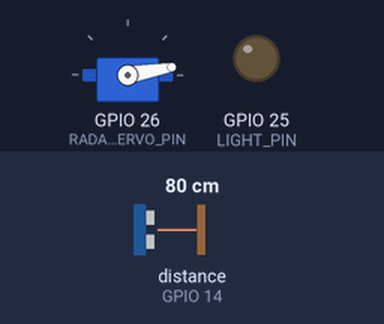
Bench run of a sketch on a simulated ESP32. Shown: servo, output pins drawn as LEDs (lit = HIGH). Wiring (inferred from the names in the program): ultrasonic range finder: trigger GPIO 27; echo GPIO 14. The test bench sets the inputs (shaded band); at power-on: distance to the obstacle (sensor on GPIO 14) 80 cm. The echo pulse lasts 58.3 µs per cm; WiFi joins after 1.5 s; servers stay silent unless stated; the local clock reads 2024-03-15 10:24:30 at power-on unless the sketch sets it; no MQTT or app messages arrive unless stated; pins used as bus, display or sensor lines are not drawn; what the sketch prints to the serial monitor is not drawn.

Above: at 4.4 s.
4.5 s: distance to the obstacle (sensor on GPIO 14) set to 250 cm
At 5.13 s:
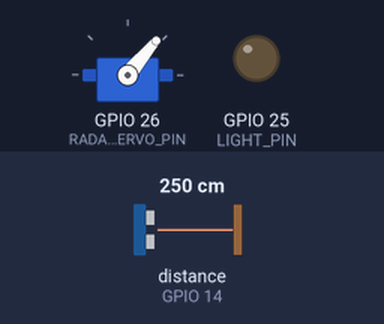
7.5 s: distance to the obstacle (sensor on GPIO 14) set to 2 cm
At 7.58 s:
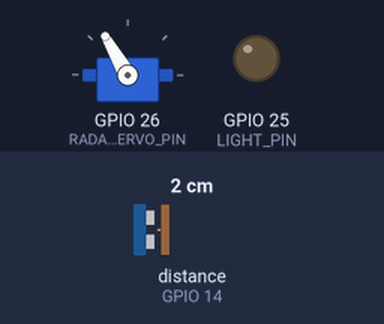
At 13.11 s:
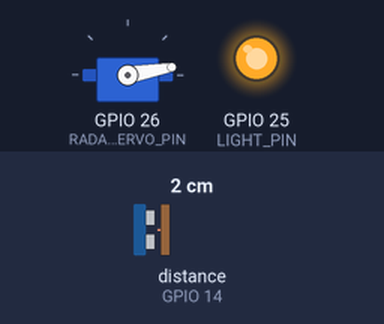
Timing chart, 0 to 19.5 s (numbered marks = the images above; inputs shaded):
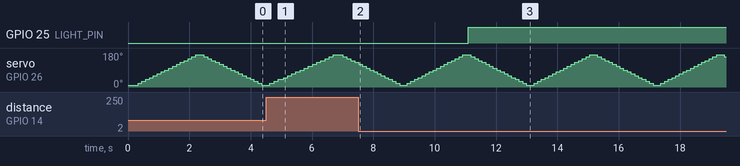

Measured:
- after the input at 7.5 s, GPIO 25 (LIGHT_PIN): LOW → HIGH after 3.6 s

The sketch:

sentinel_esp02.ino
```cpp
// Sentinel-X — firmware du nœud esp02 (ESP32 DevKit V1)
// Radar (HC-SR04 sur servo SG90) + lumière de présence
// (le gaz et le GPS sont sur l'autre ESP : voir sentinel_esp01)
//
// Fichiers du croquis :
//   sentinel_esp02.ino  Wi-Fi, MQTT, publication de la télémétrie (ce fichier)
//   radar.ino           radar à ultrasons qui balaie la pièce
//   lumiere.ino         lumière allumée en cas de présence
//   secrets.h           mots de passe, hors Git (modèle : secrets.example.h)
//
// Bibliothèques : PubSubClient, ArduinoJson, ESP32Servo
#if !defined(ESP32)
  #error "Ce firmware vise l'ESP32 : choisir la carte DOIT ESP32 DEVKIT V1"
#endif
#include <WiFi.h>
#include <PubSubClient.h>
#include <ArduinoJson.h>
#include <time.h>
#include "secrets.h"

const uint32_t PUBLISH_MS = 5000;   // télémétrie toutes les 5 s

WiFiClient   net;
PubSubClient mqtt(net);
char topicTelemetry[64], topicAlerts[64], topicStatus[64];
uint32_t lastPublish = 0, lastMqttTry = 0;

// Horodatage Unix : 0 tant que l'heure n'est pas donnée par NTP
uint32_t nowTs() {
  time_t t = time(nullptr);
  return t > 1700000000 ? (uint32_t)t : 0;
}

void publishAlert(const char* type, const char* level, float value) {
  JsonDocument doc;
  doc["node"] = NODE_ID; doc["ts"] = nowTs();
  doc["type"] = type; doc["level"] = level; doc["value"] = roundf(value);
  char buf[192];
  serializeJson(doc, buf);
  Serial.printf("[ALERT] %s\n", buf);
  if (mqtt.connected()) mqtt.publish(topicAlerts, buf);
}

void publishTelemetry() {
  JsonDocument doc;
  doc["node"] = NODE_ID; doc["ts"] = nowTs();
  radarToJson(doc);
  lightToJson(doc);
  if (WiFi.status() == WL_CONNECTED) doc["rssi"] = WiFi.RSSI();
  char buf[256];
  serializeJson(doc, buf);
  Serial.printf("[TELEMETRY] %s\n", buf);
  if (mqtt.connected()) mqtt.publish(topicTelemetry, buf);
}

void connectMqtt() {
  String clientId = String(NODE_ID) + "-" + String((uint32_t)ESP.getEfuseMac(), HEX);
  Serial.printf("[MQTT] Connexion à %s:%d ... ", MQTT_HOST, MQTT_PORT);
  bool ok = mqtt.connect(clientId.c_str(), MQTT_USER, MQTT_PASS, topicStatus, 1, true, "offline");
  if (ok) { Serial.println("OK"); mqtt.publish(topicStatus, "online", true); }
  else Serial.printf("échec (code %d)\n", mqtt.state());
}

void setup() {
  Serial.begin(115200);
  delay(200);
  Serial.println("\n=== Sentinel-X / " NODE_ID " (radar + lumière) ===");
  snprintf(topicTelemetry, sizeof(topicTelemetry), "sentinel/%s/%s/telemetry", TABLE_ID, NODE_ID);
  snprintf(topicAlerts, sizeof(topicAlerts), "sentinel/%s/%s/alerts", TABLE_ID, NODE_ID);
  snprintf(topicStatus, sizeof(topicStatus), "sentinel/%s/%s/status", TABLE_ID, NODE_ID);

  WiFi.mode(WIFI_STA);
  WiFi.setAutoReconnect(true);
  WiFi.begin(WIFI_SSID, WIFI_PASS);
  // Réduit les pics de courant du Wi-Fi (alimentation USB partagée avec le servo) :
  WiFi.setSleep(false);
  WiFi.setTxPower(WIFI_POWER_11dBm);
  configTime(0, 0, NTP_SERVER);
  mqtt.setServer(MQTT_HOST, MQTT_PORT);
  mqtt.setBufferSize(512);
  mqtt.setSocketTimeout(2);

  radarSetup();
  lightSetup();   // après configTime : règle le fuseau horaire de Paris
}

void loop() {
  uint32_t now = millis();
  radarLoop();
  lightLoop();

  static bool wifiUp = false;
  if (WiFi.status() == WL_CONNECTED) {
    if (!wifiUp) { wifiUp = true; Serial.printf("[WIFI] Connecté, IP %s\n", WiFi.localIP().toString().c_str()); }
    if (mqtt.connected()) mqtt.loop();
    else if (now - lastMqttTry >= 5000) { lastMqttTry = now; connectMqtt(); }
  } else {
    if (wifiUp) { wifiUp = false; Serial.println("[WIFI] Perdu, reconnexion automatique..."); }
    static uint32_t lastWifiReport = 0;
    if (now - lastWifiReport >= 10000) {        // diagnostic toutes les 10 s
      lastWifiReport = now;
      wl_status_t st = WiFi.status();
      const char* why =
        st == WL_NO_SSID_AVAIL   ? "réseau introuvable (nom faux, point d'accès éteint ou en 5 GHz)" :
        st == WL_CONNECT_FAILED  ? "connexion refusée (mot de passe faux ?)" :
        st == WL_CONNECTION_LOST ? "connexion perdue" :
                                   "tentative en cours";
      Serial.printf("[WIFI] Pas connecté à \"%s\" : %s\n", WIFI_SSID, why);
      if (st == WL_NO_SSID_AVAIL || st == WL_CONNECT_FAILED) { WiFi.disconnect(); WiFi.begin(WIFI_SSID, WIFI_PASS); }
    }
  }

  if (now - lastPublish >= PUBLISH_MS) { lastPublish = now; publishTelemetry(); }
}
```

lumiere.ino
```cpp
// Lumière de présence : s'allume quand le radar détecte quelqu'un (et qu'il fait nuit, selon le mode)
// Câblage (mini breadboard) : D25 -> 220 Ω -> patte longue de la LED ; patte courte -> ligne GND
// Pour une vraie lampe plus tard : changer LIGHT_PIN, et passer par un transistor ou un relais
// (jamais une lampe directement sur une broche de l'ESP32).

const uint8_t  LIGHT_PIN    = 25;       // LED externe sur D25 (résistance 220 Ω) ; 2 = LED bleue de la carte
const uint32_t LIGHT_ON_MS  = 30000;    // reste allumée 15 s après la dernière présence

// Comment savoir s'il fait nuit :
//   0 = toujours (pour tester ou pour la démo en journée)
//   1 = selon l'heure (donnée par NTP), heure de Paris
//   2 = avec un capteur de lumière sur GPIO35 (si vous en obtenez un)
#define LIGHT_MODE 0   // 0 pour les tests et la démo en journée, 1 pour « la nuit seulement »
const uint8_t NIGHT_START_H = 19;       // nuit à partir de 19 h ...
const uint8_t NIGHT_END_H   = 7;        // ... jusqu'à 7 h
const uint8_t LDR_PIN       = 35;       // mode 2 : sortie analogique du capteur de lumière
const uint16_t DARK_ON      = 150;      // mode 2 : en dessous = sombre (échelle 0-1023, à ajuster)
const uint16_t DARK_OFF     = 200;      // mode 2 : au-dessus = clair (hystérésis)

bool     lightOn = false;
bool     lightEverTriggered = false;
bool     darkState = true;
uint32_t lastLightTrigger = 0;

bool isDark() {
#if LIGHT_MODE == 0
  return true;
#elif LIGHT_MODE == 1
  time_t t = time(nullptr);
  if (t < 1700000000) return true;      // heure inconnue : on considère qu'il fait nuit
  struct tm local;
  localtime_r(&t, &local);
  return local.tm_hour >= NIGHT_START_H || local.tm_hour < NIGHT_END_H;
#else
  uint16_t level = analogRead(LDR_PIN) >> 2;
  if (darkState && level > DARK_OFF) darkState = false;
  else if (!darkState && level < DARK_ON) darkState = true;
  return darkState;
#endif
}

void lightSetup() {
  pinMode(LIGHT_PIN, OUTPUT);
  digitalWrite(LIGHT_PIN, LOW);
  // Heure de Paris (gère l'heure d'été) ; l'horodatage ts reste en UTC
  setenv("TZ", "CET-1CEST,M3.5.0,M10.5.0/3", 1);
  tzset();
  Serial.printf("[LUMIERE] Mode %d (0 = toujours, 1 = horaires %dh-%dh, 2 = capteur)\n",
                LIGHT_MODE, NIGHT_START_H, NIGHT_END_H);
}

void lightLoop() {
  static uint32_t lastCheck = 0;
  uint32_t now = millis();
  if (now - lastCheck < 200) return;
  lastCheck = now;

  darkState = isDark();
  if (radarPresence() && darkState) { lastLightTrigger = now; lightEverTriggered = true; }

  bool shouldBeOn = lightEverTriggered && (now - lastLightTrigger < LIGHT_ON_MS);
  if (shouldBeOn != lightOn) {
    lightOn = shouldBeOn;
    digitalWrite(LIGHT_PIN, lightOn ? HIGH : LOW);
    Serial.println(lightOn ? "[LUMIERE] Allumée (présence détectée)" : "[LUMIERE] Éteinte");
  }
}

void lightToJson(JsonDocument& doc) {
  doc["light"] = lightOn;
  doc["dark"] = darkState;
}
```

radar.ino
```cpp
// Radar : capteur à ultrasons HC-SR04 monté sur un servo SG90 qui balaie de 10° à 170°
// Bibliothèque : "ESP32Servo" (Kevin Harrington)
// Câblage (mini breadboard) :
//   servo  jaune/orange -> D26, rouge -> ligne 5 V (VIN), marron -> ligne GND
//   HC-SR04 Trig -> D27, Echo -> pont 3 x 220 Ω -> D14, Vcc -> ligne 5 V, Gnd -> ligne GND
//
// Principe : au démarrage, le radar apprend la pièce vide (distance habituelle à chaque angle).
// Ensuite, un objet nettement plus proche que d'habitude, vu sur 2 balayages de suite,
// déclenche une alerte « warning » (présence) ; s'il change de place, « critical » (mouvement).
#include <ESP32Servo.h>

const int RADAR_SERVO_PIN = 26;
const int RADAR_TRIG_PIN  = 27;
const int RADAR_ECHO_PIN  = 14;

const int   R_ANGLE_MIN  = 10;        // le SG90 force en butée à 0° et 180° : on garde une marge
const int   R_ANGLE_MAX  = 170;
const int   R_ANGLE_STEP = 10;
const int   R_N          = (R_ANGLE_MAX - R_ANGLE_MIN) / R_ANGLE_STEP + 1;   // 17 angles
const uint32_t R_SETTLE_MS = 120;     // pause à chaque angle avant la mesure (plus grand = balayage plus lent)
const float R_MAX_CM     = 400;       // pas d'écho = « rien jusqu'à 4 m »
const int   R_CALIB      = 3;         // balayages d'apprentissage de la pièce vide
const float R_MARGIN_CM  = 30;        // un objet doit être au moins 30 cm plus proche que d'habitude...
const float R_MARGIN_RATIO = 0.8;     // ... et à moins de 80 % de la distance habituelle
const int   R_MOVE_DEG   = 20;        // déplacé d'au moins 20° ...
const float R_MOVE_CM    = 25;        // ... ou de 25 cm d'un balayage à l'autre = en mouvement
const int   R_CLEAR_SWEEPS = 3;       // plus rien pendant 3 balayages = fin d'alerte
const char* RADAR_LEVEL_NAMES[] = {"clear", "warning", "critical"};

Servo    radarServo;
float    rBaseline[R_N], rSweep[R_N];
int      rIdx = 0, rDir = 1, rCalibDone = 0, rMissCount = 0;
bool     rHitLast = false;
uint32_t rLastMove = 0;
uint8_t  radarLevel = 0;                 // 0 = rien, 1 = présence, 2 = mouvement
int      rLastAngle = -1;  float rLastDist = 0;     // dernière détection confirmée
int      rPrevAngle = -1;  float rPrevDist = 0;
char     topicRadar[64];

bool radarReady()    { return rCalibDone >= R_CALIB; }
bool radarPresence() { return radarLevel >= 1; }

float radarReadCm() {
  digitalWrite(RADAR_TRIG_PIN, LOW);  delayMicroseconds(2);
  digitalWrite(RADAR_TRIG_PIN, HIGH); delayMicroseconds(10);
  digitalWrite(RADAR_TRIG_PIN, LOW);
  unsigned long us = pulseIn(RADAR_ECHO_PIN, HIGH, 25000);   // 25 ms max ~ 4,3 m
  if (us == 0) return R_MAX_CM;
  float d = us * 0.0343f / 2.0f;
  return d > R_MAX_CM ? R_MAX_CM : d;
}

void radarSetup() {
  pinMode(RADAR_TRIG_PIN, OUTPUT);
  pinMode(RADAR_ECHO_PIN, INPUT);
  radarServo.setPeriodHertz(50);
  radarServo.attach(RADAR_SERVO_PIN, 500, 2400);   // impulsions du SG90 : 0,5 à 2,4 ms
  radarServo.write(R_ANGLE_MIN);
  rLastMove = millis();
  snprintf(topicRadar, sizeof(topicRadar), "sentinel/%s/%s/radar", TABLE_ID, NODE_ID);
  Serial.println("[RADAR] Apprentissage de la pièce vide : ne pas passer devant pendant 3 balayages");
}

void radarSetLevel(uint8_t level, float value) {
  if (level == radarLevel) return;
  radarLevel = level;
  publishAlert("radar", RADAR_LEVEL_NAMES[level], value);
}

// Carte complète du balayage, pour l'écran radar du dashboard et pour l'IA
void radarPublishSweep() {
  JsonDocument doc;
  doc["node"] = NODE_ID; doc["ts"] = nowTs();
  doc["angle_min"] = R_ANGLE_MIN; doc["angle_step"] = R_ANGLE_STEP;
  JsonArray arr = doc["dist"].to<JsonArray>();
  for (int i = 0; i < R_N; i++) arr.add((int)roundf(rSweep[i]));
  char buf[256];
  serializeJson(doc, buf);
  if (mqtt.connected()) mqtt.publish(topicRadar, buf);
}

// Affiche une ligne de distances dans le moniteur série (« -- » = pas d'écho)
void radarPrint(const char* title, const float* d) {
  Serial.print(title);
  for (int i = 0; i < R_N; i++) {
    if (d[i] >= R_MAX_CM) Serial.printf(" %d°:--", R_ANGLE_MIN + i * R_ANGLE_STEP);
    else Serial.printf(" %d°:%.0f", R_ANGLE_MIN + i * R_ANGLE_STEP, d[i]);
  }
  Serial.println();
}

void radarProcessSweep() {
  radarPublishSweep();
  radarPrint("[RADAR]", rSweep);

  if (rCalibDone < R_CALIB) {            // apprentissage : distance la plus grande vue à chaque angle
    for (int i = 0; i < R_N; i++)
      rBaseline[i] = rCalibDone == 0 ? rSweep[i] : max(rBaseline[i], rSweep[i]);
    rCalibDone++;
    Serial.printf("[RADAR] Apprentissage %d/%d\n", rCalibDone, R_CALIB);
    if (rCalibDone == R_CALIB) radarPrint("[RADAR] Pièce vide apprise :", rBaseline);
    return;
  }

  int best = -1;                          // objet le plus proche, nettement plus près que d'habitude
  for (int i = 0; i < R_N; i++) {
    bool closer = rSweep[i] < rBaseline[i] - R_MARGIN_CM && rSweep[i] < rBaseline[i] * R_MARGIN_RATIO;
    if (closer && (best < 0 || rSweep[i] < rSweep[best])) best = i;
  }

  if (best >= 0 && rHitLast) {            // confirmé sur 2 balayages : pas un faux écho
    rMissCount = 0;
    rPrevAngle = rLastAngle; rPrevDist = rLastDist;
    rLastAngle = R_ANGLE_MIN + best * R_ANGLE_STEP;
    rLastDist  = rSweep[best];
    bool moved = rPrevAngle >= 0 &&
                 (abs(rLastAngle - rPrevAngle) >= R_MOVE_DEG || fabsf(rLastDist - rPrevDist) >= R_MOVE_CM);
    Serial.printf("[RADAR] Objet à %d° : %.0f cm (habituellement %.0f cm)%s\n",
                  rLastAngle, rLastDist, rBaseline[best], moved ? " — en mouvement" : "");
    radarSetLevel(moved ? 2 : max(radarLevel, (uint8_t)1), rLastDist);
  } else if (best < 0) {
    if (++rMissCount >= R_CLEAR_SWEEPS && radarLevel != 0) {
      rLastAngle = rPrevAngle = -1;
      radarSetLevel(0, 0);
    }
  }
  rHitLast = best >= 0;
}

void radarLoop() {
  if (millis() - rLastMove < R_SETTLE_MS) return;   // le servo n'est pas encore arrivé
  rSweep[rIdx] = radarReadCm();
  rIdx += rDir;
  if (rIdx >= R_N || rIdx < 0) {                    // fin du balayage : on repart dans l'autre sens
    rDir = -rDir;
    rIdx += rDir;
    radarProcessSweep();
  }
  radarServo.write(R_ANGLE_MIN + rIdx * R_ANGLE_STEP);
  rLastMove = millis();
}

void radarToJson(JsonDocument& doc) {
  doc["radar_ready"] = radarReady();
  doc["radar_level"] = radarLevel;
  if (rLastAngle >= 0) {
    doc["radar_angle"] = rLastAngle;
    doc["radar_dist"] = roundf(rLastDist);
  }
}
```

secrets.example.h
```cpp
#pragma once
// Modèle (nœud radar esp02) : copier ce fichier en "secrets.h" dans le même dossier, puis le remplir.
// secrets.h est dans le .gitignore : aucun secret dans le dépôt.

#define WIFI_SSID   "SENTINEL-TABLE"   // réseau Wi-Fi de la table (2,4 GHz)
#define WIFI_PASS   "changeme"

#define MQTT_HOST   "192.168.10.1"     // broker Mosquitto du PC portable de la table
#define MQTT_PORT   1883               // 8883 quand le TLS sera en place
#define MQTT_USER   "esp02"
#define MQTT_PASS   "changeme"

#define NTP_SERVER  "192.168.10.1"     // ou "pool.ntp.org" si la table a internet

#define TABLE_ID    "t1"
#define NODE_ID     "esp02"
```
